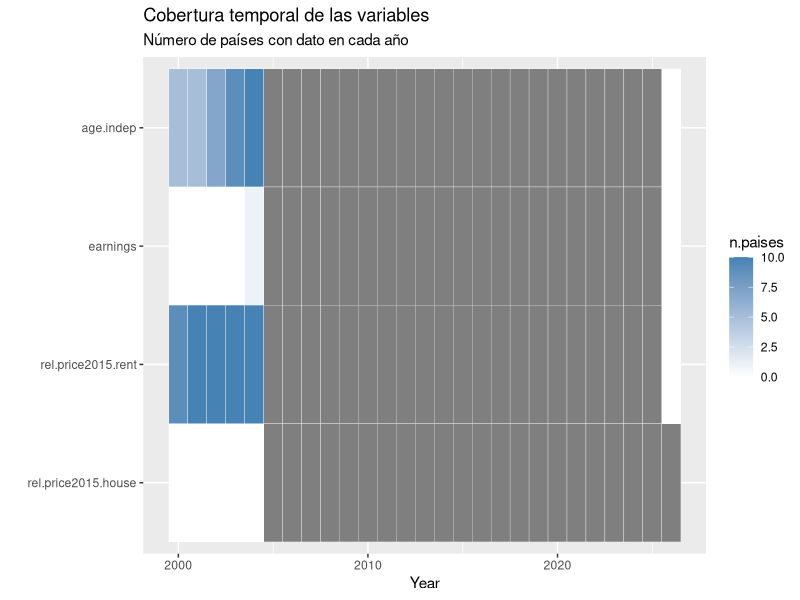
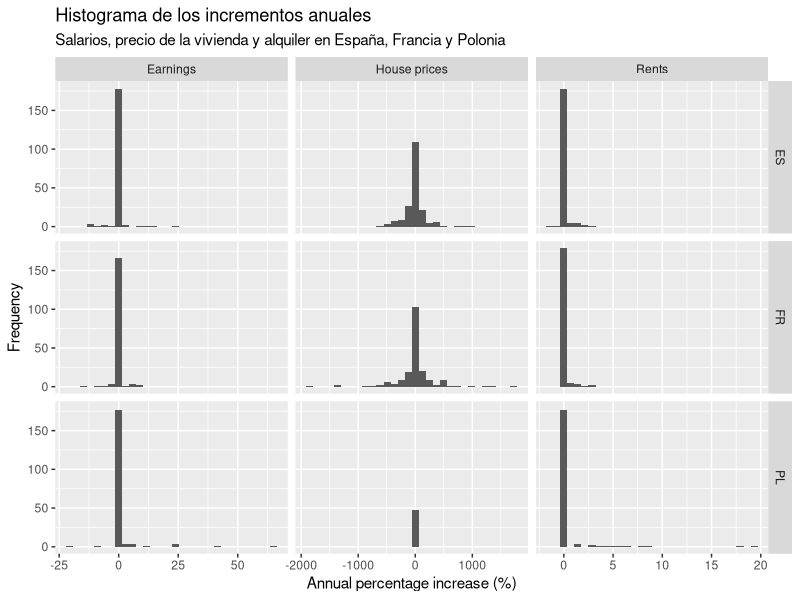
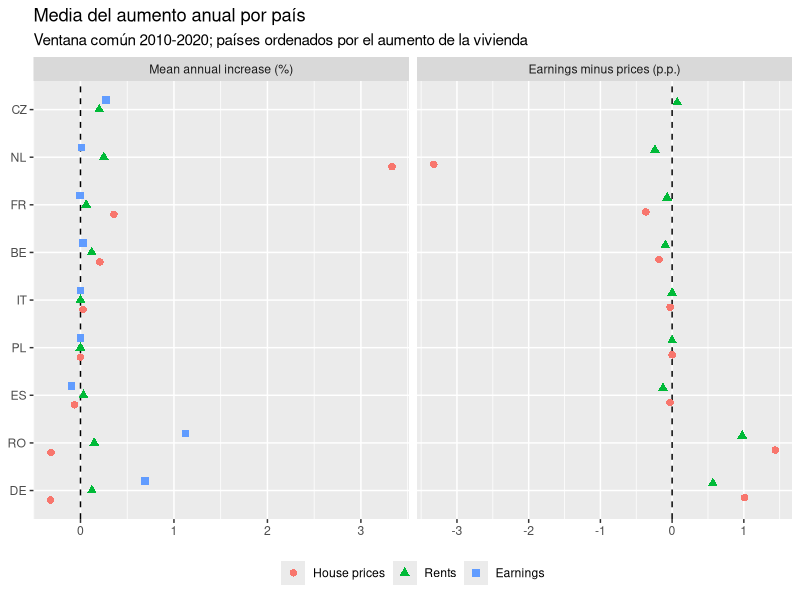
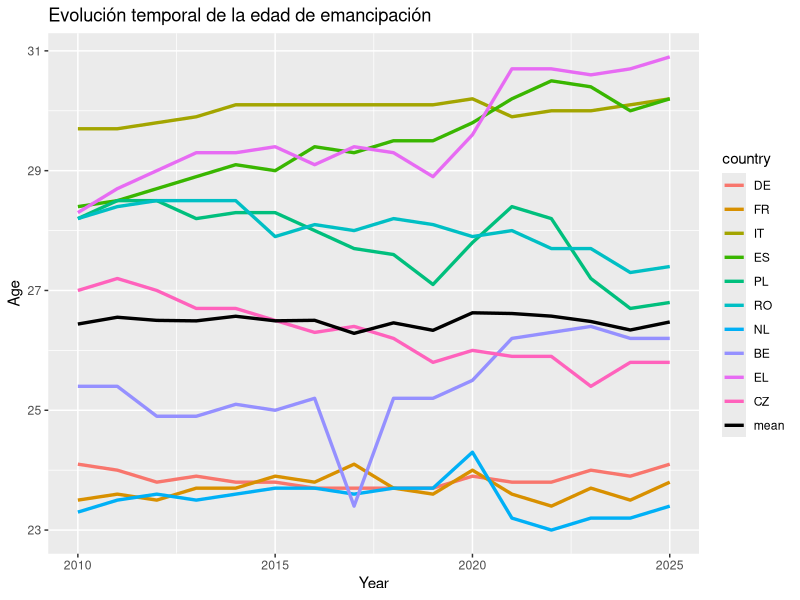
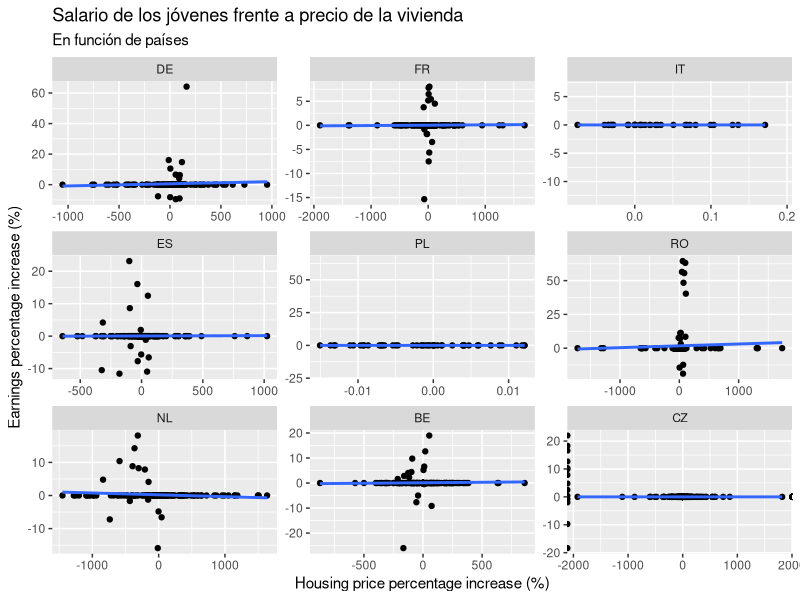
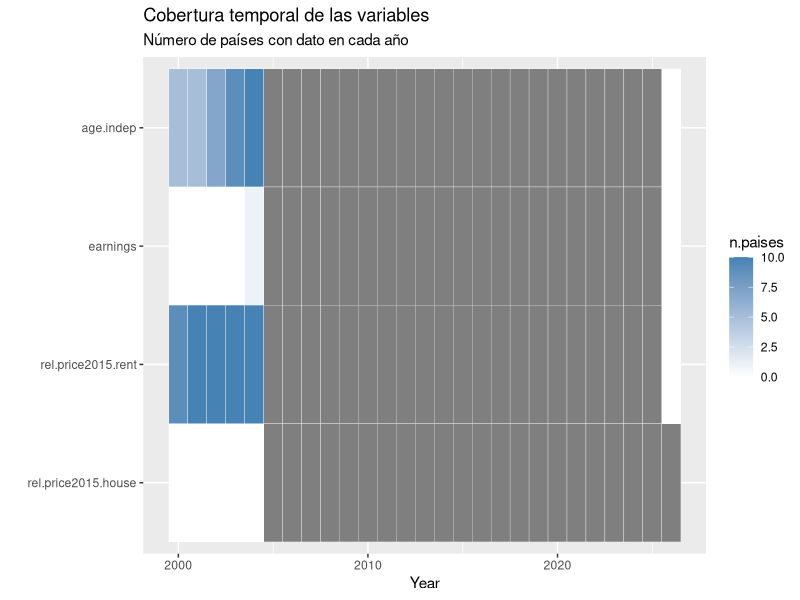
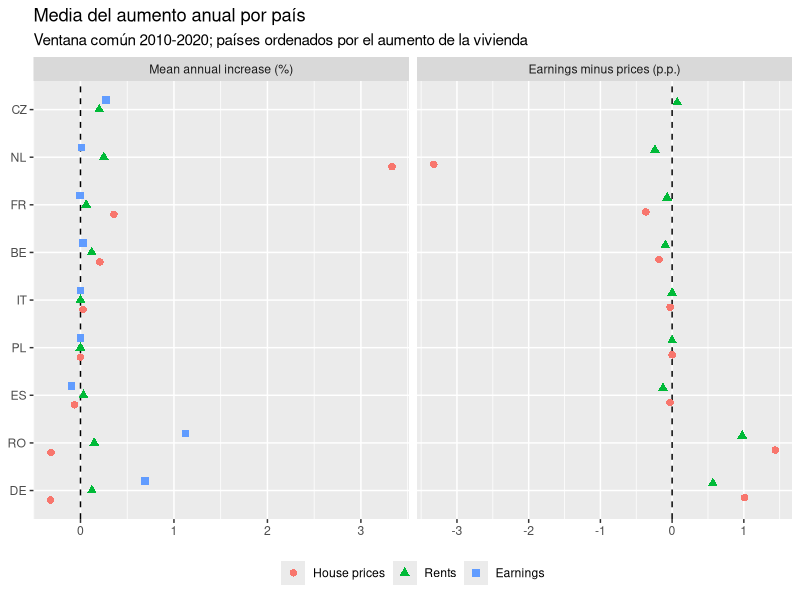
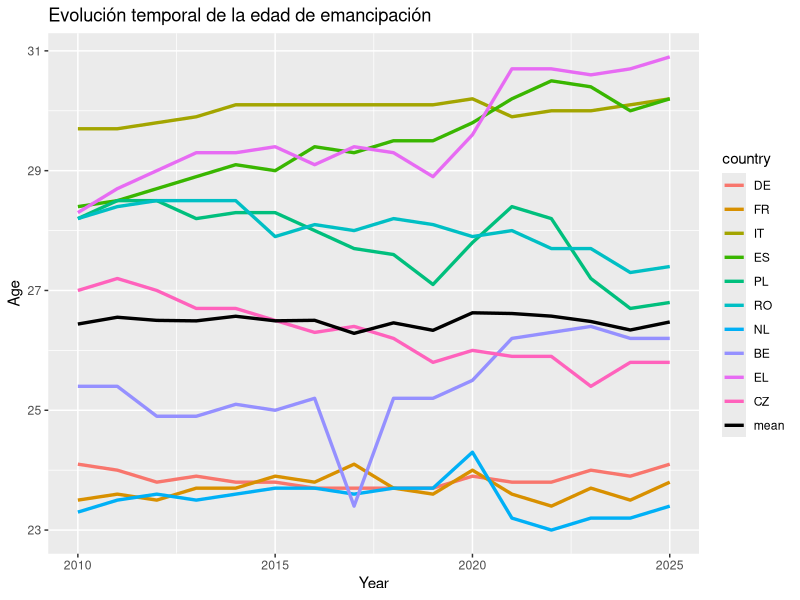

Here is the R script that generated these plots, in order: (Note: this script raises an error after producing the figures.)
## ---- chunk 1
knitr::opts_chunk$set(fig.width = 6.5, fig.height = 3.5, out.width = '100%',
                      echo = FALSE, message = FALSE, warning = FALSE)
# Tamaño por defecto de las figuras: 6.5 x 4.5 pulgadas, ajustadas al ancho del texto de la plantilla MDPI
## ---- chunk 2
library(readr)
library(stringr)
library(dplyr)
library(tidyr)
library(magrittr)
library(lubridate)
library(ggplot2)
library(GGally)
library(kableExtra)
## ---- chunk 3
# Cargamos el dataframe
poblacion <- read_tsv('data/poblacion_paises.tsv')

# Limpiamos los nombres de la variable country para obtener los nombres de los paises
colnames(poblacion)[1] <- 'country'
poblacion %<>% mutate(country = sub("^.*,", "", country)) %>% mutate(across(-1, ~ as.numeric(gsub('[^0-9.]', '', .x))))

# Calculamos la media poblacional de cada pais desde el 2000 hasta hoy
poblacion %<>% transmute(country, population = rowMeans(select(., -country), na.rm = TRUE))

# Ordenamos los paises de mayor a menor poblacion
# Eliminamos algunos que no pertenecen politicamente a Europa
poblacion %<>% arrange(desc(population)) %>% filter(!(country %in% c('RU', 'UA', 'DE_TOT', 'TR', 'FX', 'BY', 'AZ', 'UK')))

# Nos quedamos con los nombres de los 10 primeros
mas.poblacion10 <- poblacion$country[1:10]

# Nos quedamos con los nombres de los 5 primeros
mas.poblacion5 <- poblacion$country[1:5]
## ---- chunk 4
# Cargamos el dataframe
indep.resid <- read_tsv('data/edad_independencia_residencial.tsv')

# La primera columna viene con los valores de sex y country, por lo que hay que separarlos
colnames(indep.resid)[1] <- 'sex.country'
indep.resid %<>% mutate(sex.country = sub("^.*,([^,]*,[^,]*)$", "\\1", sex.country)) %>% separate(sex.country, into = c('sex', 'country'), sep = ',') %>% mutate(sex = factor(sex))

# Aqui pasamos los valores de edad de emancipacion en funcion de año a formato tidy
# Filtramos para quedarnos con sex = 'T', el total, ya que no nos interesa la diferenciacion por sexos
# Nos quedamos con los 10 paises mas poblados
indep.resid %<>% mutate(across(c(-1, -2), ~ as.numeric(gsub('[^0-9.]', '', .x)))) %>% pivot_longer(cols = c(-1, -2), names_to = 'year', values_to = 'age.indep') %>% mutate(year = as.numeric(year)) %>% filter(sex == 'T' & country %in% mas.poblacion10) %>% select(-sex) %>% mutate(country = factor(country, levels = mas.poblacion10, labels = mas.poblacion10))
## ---- chunk 5
precio.vivienda <- read_tsv('data/precio_vivienda.tsv')

colnames(precio.vivienda)[1] <- 'country'
precio.vivienda %<>% mutate(country = sub(".*,", "", country))

precio.vivienda %<>% mutate(across(-1, ~ as.numeric(gsub('[^0-9.]', '', .x)))) %>% pivot_longer(cols = -1, names_to = 'year.quadri', values_to = 'rel.price2015.house')

# Como el indice viene por cuatrimestres, nos quedamos con 1 solo valor, el correspondiente al cuatrimestre 1
precio.vivienda %<>% separate(year.quadri, into = c('year', 'quadri'), sep = '-') %>% mutate(quadri = factor(quadri, ordered=TRUE)) %>% mutate(year = as.numeric(year)) %>% filter(country %in% mas.poblacion10 & quadri == 'Q1') %>% select(-quadri) %>% mutate(country = factor(country, levels = mas.poblacion10, labels = mas.poblacion10))
## ---- chunk 6
precio.alquiler <- read_tsv('data/precio_alquiler.tsv')

colnames(precio.alquiler)[1] <- 'country'
precio.alquiler %<>% mutate(country = sub(".*,", "", country))

precio.alquiler %<>% mutate(across(-1, ~ as.numeric(gsub('[^0-9.]', '', .x)))) %>% pivot_longer(cols = -1, names_to = 'year', values_to = 'rel.price2015.rent') %>% mutate(year = as.numeric(year)) %>% filter(country %in% mas.poblacion10) %>% mutate(country = factor(country, levels = mas.poblacion10, labels = mas.poblacion10))
## ---- chunk 7
salarios2 <- read_tsv('data/salarios2.tsv')

# Este dataframe ha sido obtenido de otra fuente
# Por eso los nombres de los paises vienen en otro formato y hay que hacer el filtrado manualmente otra vez 
salarios2 %<>% transmute(country = ref_area.label, year = time, earnings = 0.9*obs_value, source = factor(source.label))
names.country <- c('Germany', 'France', 'Italy', 'Spain', 'Poland', 'Romania', 'Netherlands', 'Belgium', 'Greece', 'Czechia')
names.country %in% salarios2$country
salarios2 %<>% filter(country %in% names.country) %>% mutate(country = factor(country, levels = names.country, labels = mas.poblacion10))

# En algunos paises se ha cambiado el metodo de cuantificar los salarios, por lo que hay saltos muy grandes de un año a otro
# Identificamos los paises en los que ha pasado esto
major.source <- salarios2 %>% count(country, source) %>% group_by(country) %>% arrange(desc(n)) %>% slice(1) %>% mutate(major.source = source) %>% select(c(-source, -n))

# Para no estropear la tendencia temporal, nos quedamos con los datos correspondientes a 1 solo metodo, del que mas observaciones haya
salarios2 %<>% full_join(major.source) %>% mutate(earnings = ifelse(source == major.source, earnings, NA)) %>% select(c(-major.source, -source))
## ---- chunk 8
# Juntamos todas las variables en un dataframe por paises y años
jovenes.df <- indep.resid %>% full_join(salarios2) %>% full_join(precio.alquiler) %>% full_join(precio.vivienda) 
## ---- chunk 9
sumario.jovenes <- data.frame(variable = colnames(jovenes.df))
sumario.jovenes$type <- sapply(jovenes.df, function(x) class(x)[1])
sumario.jovenes$levels <- sapply(jovenes.df, function(x) length(unique(x)))
sumario.jovenes$topLevel <- sapply(jovenes.df, function(x) names(which.max(table(x))))
sumario.jovenes$topCount <- sapply(jovenes.df, function(x) max(table(x)))
sumario.jovenes$topFrac <- sumario.jovenes$topCount / nrow(jovenes.df)
sumario.jovenes$missFreq <- sapply(jovenes.df, function(x) sum(is.na(x)))
sumario.jovenes$missFrac <- sumario.jovenes$missFreq / nrow(jovenes.df)


tab.df <- sumario.jovenes
num <- suppressWarnings(as.numeric(tab.df$topLevel))
tab.df$topLevel <- ifelse(is.na(num), tab.df$topLevel, format(round(num, 2), trim = TRUE, drop0trailing = TRUE))

tab.sumario <- knitr::kable(tab.df, format = 'latex', booktabs = TRUE, linesep = '', digits = 3, align = c('l', 'l', 'r', 'r', 'r', 'r', 'r', 'r'), col.names = c('Variable', 'Type', 'Levels', 'Top level', 'Top count', 'Top frac.', 'Miss. freq.', 'Miss. frac.'))
knitr::asis_output(paste0('\\begin{table}[H]\n\\caption{Resumen de las variables del conjunto de datos.}\n\\centering\\footnotesize\\setlength{\\tabcolsep}{4pt}\n', paste(tab.sumario, collapse = '\n'), '\n\\end{table}\n'))
## ---- chunk 10
dim(jovenes.df)
# Numero de registros y de variables

vars.num <- setdiff(colnames(jovenes.df)[sapply(jovenes.df, is.numeric)], 'year')
vars.num
# Variables cuantitativas continuas. 'country' es cualitativa nominal y 'year' es cuantitativa discreta (indice temporal)

por.var <- function(f) unname(sapply(jovenes.df[vars.num], f))
# Aplica una funcion a cada variable numerica y devuelve un vector sin nombres
## ---- chunk 11
cobertura <- jovenes.df %>% group_by(year) %>% summarise(across(all_of(vars.num), ~ sum(!is.na(.x)))) %>% pivot_longer(-year, names_to = 'variable', values_to = 'n.paises') %>% mutate(variable = factor(variable, levels = rev(vars.num)))

ggplot(cobertura, aes(x = year, y = variable, fill = n.paises)) + geom_tile(color = 'white') + scale_fill_gradient(low = 'white', high = 'steelblue', limits = c(0, length(unique(jovenes.df$country)))) + labs(title = 'Cobertura temporal de las variables', subtitle = 'Número de países con dato en cada año') + xlab('Year') + ylab('')


if (!dir.exists('results')){
  dir.create('results')
} 
ggsave('results/univ_cobertura.pdf', width = 14, height = 10, dpi = 300)
## ---- chunk 12
# Limitamos el estudio desde el 2010 hasta el 2025
jovenes.df %<>% filter(year >= 2010 & year <= 2025)

# Obtenemos el primer año en el que comienzan las medidas de salarios y precios
# Tomamos este año como valor de referencia para poder compararlos luego mas facilmente
year.start <- jovenes.df %>% group_by(country) %>% arrange(year) %>% select(c(country, year, rel.price2015.rent, rel.price2015.house, earnings)) %>%  filter(if_all(everything(), ~ !is.na(.x))) %>% slice(1) %>% ungroup() %>% transmute(country, year.start = year)

jovenes.df <- full_join(jovenes.df, year.start)

# Ahora tomamos, para cada variable, un valor de 100 en el año de referencia, asi las podremos comparar mejor graficamente
jovenes.df %<>% group_by(country) %>% mutate(earnings = earnings/earnings[year == unique(year.start)]*100, price.rent = rel.price2015.rent/rel.price2015.rent[year == unique(year.start)]*100, price.house = rel.price2015.house/rel.price2015.house[year == unique(year.start)]*100) %>% select(c(-year.start, -rel.price2015.rent, -rel.price2015.house)) %>% ungroup()

# Calculamos el aumento porcentual de los salarios, alquileres y precio de la vivienda para cada año
jovenes.df %<>%
  group_by(country) %>%
  arrange(year, .by_group = TRUE) %>%
  mutate(
    age.diff = age.indep - lag(age.indep),
    earn.diff = earnings - lag(earnings),
    house.diff = price.house - lag(price.house),
    rent.diff = price.rent - lag(price.rent)
  ) %>%
  ungroup()
## ---- chunk 13
# Calculamos ahora cuales son las variables cuantitativas continuas tras las transformaciones
vars.num <- setdiff(colnames(jovenes.df)[sapply(jovenes.df, is.numeric)], 'year')
vars.num
## ---- chunk 14
mystats <- function(x, na.omit = TRUE) {
  if (na.omit) x <- x[!is.na(x)]
  m <- mean(x)
  n <- length(x)
  s <- sd(x)
  skew <- sum((x - m)^3 / s^3) / n
  kurt <- sum((x - m)^4 / s^4) / n - 3
  return(c(n = n, mean = m, trimmed = mean(x, trim = 0.1), median = median(x), min = min(x), q1 = quantile(x, 0.25, names = FALSE), q3 = quantile(x, 0.75, names = FALSE), max = max(x), stdev = s, var = var(x), mad = mad(x), IQR = IQR(x), skew = skew, kurtosis = kurt))
}
# Funcion del Tema 6 (asimetria y curtosis en exceso), ampliada con media recortada (10%), cuartiles, rango intercuartilico y MAD

estad <- sapply(jovenes.df[vars.num], mystats)

t(round(estad[c('n', 'mean', 'trimmed', 'median', 'min', 'q1', 'q3', 'max'), ], 2))
# Tendencia central y posicion

t(round(estad[c('stdev', 'var', 'mad', 'IQR', 'skew', 'kurtosis'), ], 2))
# Dispersion y forma (skew > 0: cola larga a la derecha; kurtosis > 0: colas mas pesadas que la normal)
## ---- chunk 15
# Estadisticos de cada variable calculados por pais (5 paises mas poblados)
nm <- names(mystats(c(0, 1)))
mystats.pais <- function(x) if (all(is.na(x))) setNames(rep(NA_real_, length(nm)), nm) else mystats(x)
estad.pais <- lapply(mas.poblacion5, function(p) t(sapply(jovenes.df[jovenes.df$country == p, vars.num], mystats.pais)))
names(estad.pais) <- mas.poblacion5
# estad.pais[[pais]]: una fila por variable y una columna por estadistico (n, mean, trimmed, median, ..., kurtosis)

# Tabla compacta: media y desviacion tipica (SD) de cada variable en cada pais
nc <- length(mas.poblacion5)
mat <- do.call(cbind, lapply(mas.poblacion5, function(p) round(estad.pais[[p]][, c('mean', 'stdev')], 2)))
tab.df <- data.frame(variable = vars.num, mat, check.names = FALSE, row.names = NULL)

tab.k <- knitr::kable(tab.df, format = 'latex', booktabs = TRUE, linesep = '', digits = 2, align = c('l', rep('r', 2 * nc)), col.names = c('Variable', rep(c('Mean', 'SD'), nc)))

# Cabecera con el nombre de cada pais sobre sus dos columnas, y dos bloques: niveles y variaciones anuales (variables .diff)
lin <- unlist(strsplit(paste(tab.k, collapse = '\n'), '\n'))
i.mid <- grep('^\\\\midrule', lin)[1]
i.bot <- grep('^\\\\bottomrule', lin)
cuerpo <- lin[(i.mid + 1):(i.bot - 1)]
es.diff <- grepl('\\.diff$', vars.num)
cab <- paste0(' & ', paste0('\\multicolumn{2}{c}{', mas.poblacion5, '}', collapse = ' & '), ' \\\\')
cmr <- paste0('\\cmidrule(lr){', seq(2, by = 2, length.out = nc), '-', seq(3, by = 2, length.out = nc), '}', collapse = '')
bloque <- function(titulo) paste0('\\midrule\\multicolumn{', 2 * nc + 1, '}{l}{\\textit{', titulo, '}}\\\\')
tabla <- paste(c(lin[1:(i.mid - 2)], cab, cmr, lin[i.mid - 1], cuerpo[!es.diff], cuerpo[es.diff], lin[i.bot:length(lin)]), collapse = '\n')

knitr::asis_output(paste0('\\begin{table}[H]\n\\caption{Media y desviación típica (SD) por país de las variables numéricas (5 países más poblados).}\n\\centering\\footnotesize\\setlength{\\tabcolsep}{3pt}\n\\resizebox{\\ifdim\\width>\\linewidth\\linewidth\\else\\width\\fi}{!}{%\n', tabla, '}\n\\end{table}\n'))
## ---- chunk 16
paises.excluir <- character(0)
# Paises que se quieran dejar fuera del estudio (por ejemplo, uno con una serie muy corta que acorte la ventana comun). Grecia ya queda fuera porque no tiene serie de vivienda

aumentos <- jovenes.df %>% filter(!country %in% paises.excluir) %>% select(country, year, earnings, price.rent, price.house, earn.pct = earn.diff, rent.pct = rent.diff, house.pct = house.diff)
# Aumento porcentual: la propia .diff (variacion anual del indice, que vale 100 en el año base)

vars.pct <- c('house.pct', 'rent.pct', 'earn.pct')
# Variables del estudio: aumento porcentual de la vivienda, del alquiler y de los salarios

rango.paises <- aumentos %>% filter(!is.na(earnings) & !is.na(price.rent) & !is.na(price.house)) %>% group_by(country) %>% summarise(primero = min(year), ultimo = max(year), .groups = 'drop') %>% as.data.frame()
# Primer y ultimo año con las tres series disponibles en cada pais

year.ini <- max(rango.paises$primero)
year.fin <- min(rango.paises$ultimo)
c(year.ini = year.ini, year.fin = year.fin)
# Ventana comun: desde el ultimo de los primeros años hasta el primero de los ultimos

aum.comun <- aumentos %>% filter(year > year.ini & year <= year.fin) %>% filter(if_all(all_of(vars.pct), ~ !is.na(.x)))
# Variaciones anuales dentro de la ventana comun (la primera es la de year.ini + 1) y sin datos ausentes

aum.comun %>% count(country) %>% as.data.frame()
## ---- chunk 17
medias.pais <- aum.comun %>% group_by(country) %>% summarise(n.years = n(), across(all_of(vars.pct), mean), .groups = 'drop') %>% mutate(earn.menos.house = earn.pct - house.pct, earn.menos.rent = earn.pct - rent.pct) %>% as.data.frame()
# Media anual de cada pais en la ventana comun y diferencias entre variables

# Tabla con los valores de la figura (mismo orden: de mayor a menor aumento de la vivienda)
n.pais <- nrow(medias.pais)
n.house <- sum(medias.pais$earn.menos.house > 0)
n.rent <- sum(medias.pais$earn.menos.rent > 0)

tab.med <- medias.pais %>% arrange(desc(house.pct)) %>% select(country, house.pct, rent.pct, earn.pct, earn.menos.house, earn.menos.rent)
tab.med <- knitr::kable(tab.med, format = 'latex', booktabs = TRUE, linesep = '', digits = 2, align = c('l', rep('r', 5)), escape = FALSE, col.names = c('Country', 'House', 'Rent', 'Earnings', 'Earn.$-$House', 'Earn.$-$Rent'))

knitr::asis_output(paste0('\\begin{table}[H]\n\\caption{Media anual del aumento (\\%) de los precios de la vivienda, del alquiler y de los salarios en ', year.ini, '-', year.fin, ', y diferencia entre salarios y precios (p.p.). Los salarios crecen más que la vivienda en ', n.house, ' de ', n.pais, ' países y más que el alquiler en ', n.rent, ' de ', n.pais, '.}\n\\centering\\footnotesize\n', paste(tab.med, collapse = '\n'), '\n\\end{table}\n'))
## ---- chunk 18
# Histogramas de los incrementos anuales (los mismos de antes, bins = 30) de salarios, vivienda y alquiler en tres paises
paises.hist <- c('ES', 'FR', 'PL')

hist.df <- jovenes.df %>% filter(country %in% paises.hist) %>% select(country, earn.diff, house.diff, rent.diff) %>% pivot_longer(-country, names_to = 'variable', values_to = 'aumento') %>% mutate(country = factor(country, levels = paises.hist), variable = factor(variable, levels = c('earn.diff', 'house.diff', 'rent.diff'), labels = c('Earnings', 'House prices', 'Rents')))

ggplot(hist.df, aes(x = aumento)) + geom_histogram(bins = 30, na.rm = TRUE) + facet_grid(country ~ variable, scales = 'free_x') + xlab('Annual percentage increase (%)') + ylab('Frequency') + labs(title = 'Histograma de los incrementos anuales', subtitle = 'Salarios, precio de la vivienda y alquiler en España, Francia y Polonia')
## ---- chunk 19
# Figura compacta: a la izquierda, media anual del aumento de la vivienda, el alquiler y los salarios; a la derecha, diferencia entre salarios y precios (p.p. = puntos porcentuales)
orden <- as.character(medias.pais$country[order(medias.pais$house.pct)])
etq <- c(house.pct = 'House prices', rent.pct = 'Rents', earn.pct = 'Earnings')
pan <- c('Mean annual increase (%)', 'Earnings minus prices (p.p.)')

medias.fig <- bind_rows(
  medias.pais %>% select(country, house.pct, rent.pct, earn.pct) %>% pivot_longer(-country, names_to = 'variable', values_to = 'valor') %>% mutate(panel = pan[1]),
  medias.pais %>% transmute(country, house.pct = earn.menos.house, rent.pct = earn.menos.rent) %>% pivot_longer(-country, names_to = 'variable', values_to = 'valor') %>% mutate(panel = pan[2])
) %>% mutate(country = factor(country, levels = orden), variable = factor(variable, levels = names(etq), labels = etq), panel = factor(panel, levels = pan))

ggplot(medias.fig, aes(x = valor, y = country, color = variable, shape = variable, group = variable)) + geom_vline(xintercept = 0, linetype = 2) + geom_point(size = 2.2, position = position_dodge(width = 0.6)) + facet_wrap(~panel, scales = 'free_x') + labs(title = 'Media del aumento anual por país', subtitle = paste0('Ventana común ', year.ini, '-', year.fin, '; países ordenados por el aumento de la vivienda'), x = NULL, y = NULL, color = NULL, shape = NULL) + theme(legend.position = 'bottom')
ggsave('results/univ_aumentos_medias.pdf', width = 6.5, height = 3.5, dpi = 300)
## ---- chunk 20
age.mean <- jovenes.df %>% group_by(year) %>% summarise(age.mean = mean(age.indep, na.rm = TRUE), .groups = "drop")
ggplot() + geom_line(data = jovenes.df, mapping = aes(x = year, y = age.indep, color = country), linewidth = 1.15, na.rm = TRUE) + geom_line(data = age.mean, mapping = aes(x = year, y = age.mean, color = 'mean'), linewidth = 1.15, na.rm = TRUE) +
  scale_color_manual(values = c(setNames(scales::hue_pal()(length(unique(jovenes.df$country))), unique(jovenes.df$country)), "mean" = "black")) +
  labs(title = 'Evolución temporal de la edad de emancipación') + xlab('Year') + ylab('Age')
ggsave('results/edad_emancipacion.pdf', width = 14, height = 10, dpi = 300)
## ---- chunk 21
jovenes.df %>% group_by(country) %>% summarise(n.years = n(), media = round(mean(age.indep, na.rm = TRUE),2), media.diff = round(mean(age.diff, na.rm = TRUE),2), total.dif = sum(age.diff, na.rm = TRUE), .groups = 'drop') %>% as.data.frame() %>% kable(format = 'latex', booktabs = TRUE, caption = 'Edad de emancipación media y diferencias anuales', digits = 2) %>% kable_styling(latex_options = 'HOLD_position') 
# Media anual de cada pais de la edad de emancipación
## ---- chunk 22
jovenes.df %>% filter(country != 'EL') %>% ggplot(aes(x = house.diff, y = earn.diff)) + geom_point(na.rm = TRUE) + 
   geom_smooth(method = "lm", se = FALSE, na.rm = TRUE) + facet_wrap(.~country, nrow = 4, scales = 'free') + ylab('Earnings percentage increase (%)') + xlab('Housing price percentage increase (%)') + labs(title = 'Salario de los jóvenes frente a precio de la vivienda', subtitle = 'En función de países')
ggsave('results/salarios_vs_vivienda.pdf', width = 14, height = 10, dpi = 300)
## ---- chunk 23
jovenes.df %>% filter(country != 'EL') %>% group_by(country) %>% summarise(cor.pearson = cor(earn.diff, house.diff, method = 'pearson', use = 'complete.obs'), cor.spearman = cor(earn.diff, house.diff, method = 'spearman', use = 'complete.obs')) %>% kable(format = 'latex', booktabs = TRUE, caption = 'Correlaciones entre salario y precio de la vivienda', digits = 2) %>% kable_styling(latex_options = 'HOLD_position')
## ---- chunk 24
jovenes.df %>% filter(country != 'EL') %>% group_by(country) %>% summarise(slope = lm(earn.diff ~ house.diff)[[1]][2]) %>% kable(format = 'latex', booktabs = TRUE, caption = 'Pendientes de salario frente a precio de la vivienda', digits = 2) %>% kable_styling(latex_options = 'HOLD_position')
## ---- chunk 25
jovenes.df %>% filter(country != 'EL') %>% ggplot(aes(x = rent.diff, y = earn.diff)) + geom_point(na.rm = TRUE) + 
  geom_smooth(method = "lm", se = FALSE, na.rm = TRUE) + facet_wrap(.~country, nrow = 4, scales = 'free') + ylab('Earnings percentage increase (%)') + xlab('Rent percentage increase (%)') + labs(title = 'Salario de los jóvenes frente a precio del alquiler', subtitle = 'En función de países')
ggsave('results/salarios_vs_alquiler.pdf', width = 14, height = 10, dpi = 300)
## ---- chunk 26
jovenes.df %>% filter(country != 'EL') %>% group_by(country) %>% summarise(cor.pearson = cor(earn.diff, rent.diff, method = 'pearson', use = 'complete.obs'), cor.spearman = cor(earn.diff, rent.diff, method = 'spearman', use = 'complete.obs')) %>% kable(format = 'latex', booktabs = TRUE, caption = 'Correlaciones entre salario y alquiler', digits = 2) %>% kable_styling(latex_options = 'HOLD_position')
## ---- chunk 27
jovenes.df %>% filter(country != 'EL') %>% group_by(country) %>% summarise(slope = lm(earn.diff ~ rent.diff)[[1]][2]) %>% kable(format = 'latex', booktabs = TRUE, caption = 'Pendientes de salario frente a alquiler', digits = 2) %>% kable_styling(latex_options = 'HOLD_position')
## ---- chunk 28
ggplot(data = filter(jovenes.df, country != 'EL', year >= 2005 & year <= 2025)) + 
  geom_line(aes(x = year, y = earnings, color = 'earnings'), linewidth = 1, na.rm = TRUE) + 
  geom_line(aes(x = year, y = price.house, color = 'house buying'), linewidth = 1, linetype = 2, na.rm = TRUE) + 
  geom_line(aes(x = year, y = price.rent, color = 'rent'), linewidth = 1, linetype = 3, na.rm = TRUE) + facet_wrap(.~country, nrow = 4, scales = 'free_y') + labs(title = 'Evolución porcentual del salario de los jóvenes, precio de la vivienda y precio del alquiler', subtitle = 'En función de países') + xlab('Year') + ylab('Percentage increase (%)')
ggsave('results/viviendas_salarios.pdf', width = 14, height = 10, dpi = 300)
## ---- chunk 29
jovenes.df %>% select(country, earn.diff, house.diff, rent.diff) %>% filter(complete.cases(.)) %>% group_by(country) %>% summarise(earn.total.dif = sum(earn.diff, na.rm = TRUE), house.total.dif = sum(house.diff, na.rm = TRUE), rent.total.dif = sum(rent.diff, na.rm = TRUE), .groups = 'drop') %>% as.data.frame() %>% mutate(earn.m.house = earn.total.dif-house.total.dif, earn.m.rent = earn.total.dif- rent.total.dif) %>% kable(format = 'latex', booktabs = TRUE, caption = 'Diferencias totales y evolución del poder adquisitivo', digits = 2) %>% kable_styling(latex_options = 'HOLD_position')
